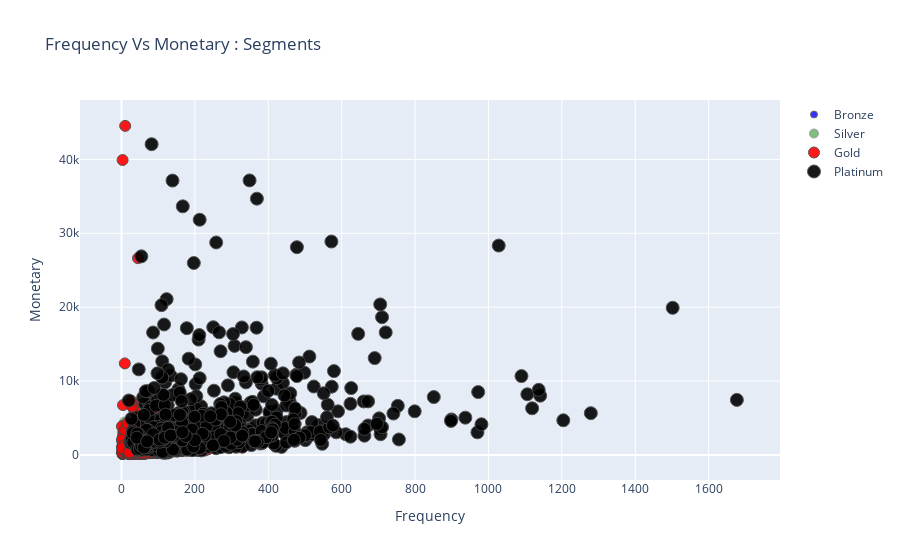

Here is the notebook cell this chart was saved with:
### Code cell
#Frequency Vs Monetary
graph = RFMScores.query("Monetary < 50000 and Frequency < 2000")

plot_data = [
    gobj.Scatter(
        x=graph.query("RFM_Loyalty_Level == 'Bronze'")['Frequency'],
        y=graph.query("RFM_Loyalty_Level == 'Bronze'")['Monetary'],
        mode='markers',
        name='Bronze',
        marker= dict(size= 7,
            line= dict(width=1),
            color= 'blue',
            opacity= 0.8
           )
    ),
        gobj.Scatter(
        x=graph.query("RFM_Loyalty_Level == 'Silver'")['Frequency'],
        y=graph.query("RFM_Loyalty_Level == 'Silver'")['Monetary'],
        mode='markers',
        name='Silver',
        marker= dict(size= 9,
            line= dict(width=1),
            color= 'green',
            opacity= 0.5
           )
    ),
        gobj.Scatter(
        x=graph.query("RFM_Loyalty_Level == 'Gold'")['Frequency'],
        y=graph.query("RFM_Loyalty_Level == 'Gold'")['Monetary'],
        mode='markers',
        name='Gold',
        marker= dict(size= 11,
            line= dict(width=1),
            color= 'red',
            opacity= 0.9
           )
    ),
    gobj.Scatter(
        x=graph.query("RFM_Loyalty_Level == 'Platinum'")['Frequency'],
        y=graph.query("RFM_Loyalty_Level == 'Platinum'")['Monetary'],
        mode='markers',
        name='Platinum',
        marker= dict(size= 13,
            line= dict(width=1),
            color= 'black',
            opacity= 0.9
           )
    ),
]

plot_layout = gobj.Layout(
        yaxis= {'title': "Monetary"},
        xaxis= {'title': "Frequency"},
        title='Frequency Vs Monetary : Segments'
    )
fig = gobj.Figure(data=plot_data, layout=plot_layout)
po.iplot(fig)

### Figure 1 — Plotly figure (JSON) as saved in the notebook; plotly's stock layout.template omitted (floating-point values rounded to 4 significant figures; data arrays with more than 128 entries replaced by an {"elided": "..."} marker saying what was removed)
{"data": [{"marker": {"color": "blue", "line": {"width": 1}, "opacity": 0.8, "size": 7}, "mode": "markers", "name": "Bronze", "x": {"elided": "677 int values"}, "y": {"elided": "677 float values"}, "type": "scatter"}, {"marker": {"color": "green", "line": {"width": 1}, "opacity": 0.5, "size": 9}, "mode": "markers", "name": "Silver", "x": {"elided": "927 int values"}, "y": {"elided": "927 float values"}, "type": "scatter"}, {"marker": {"color": "red", "line": {"width": 1}, "opacity": 0.9, "size": 11}, "mode": "markers", "name": "Gold", "x": {"elided": "1169 int values"}, "y": {"elided": "1169 float values"}, "type": "scatter"}, {"marker": {"color": "black", "line": {"width": 1}, "opacity": 0.9, "size": 13}, "mode": "markers", "name": "Platinum", "x": {"elided": "1129 int values"}, "y": {"elided": "1129 float values"}, "type": "scatter"}], "layout": {"title": {"text": "Frequency Vs Monetary : Segments"}, "xaxis": {"title": {"text": "Frequency"}, "type": "linear", "range": [-109.2, 1790.0], "autorange": true}, "yaxis": {"title": {"text": "Monetary"}, "type": "linear", "range": [-3893.0, 48490.0], "autorange": true}, "autosize": true}}
